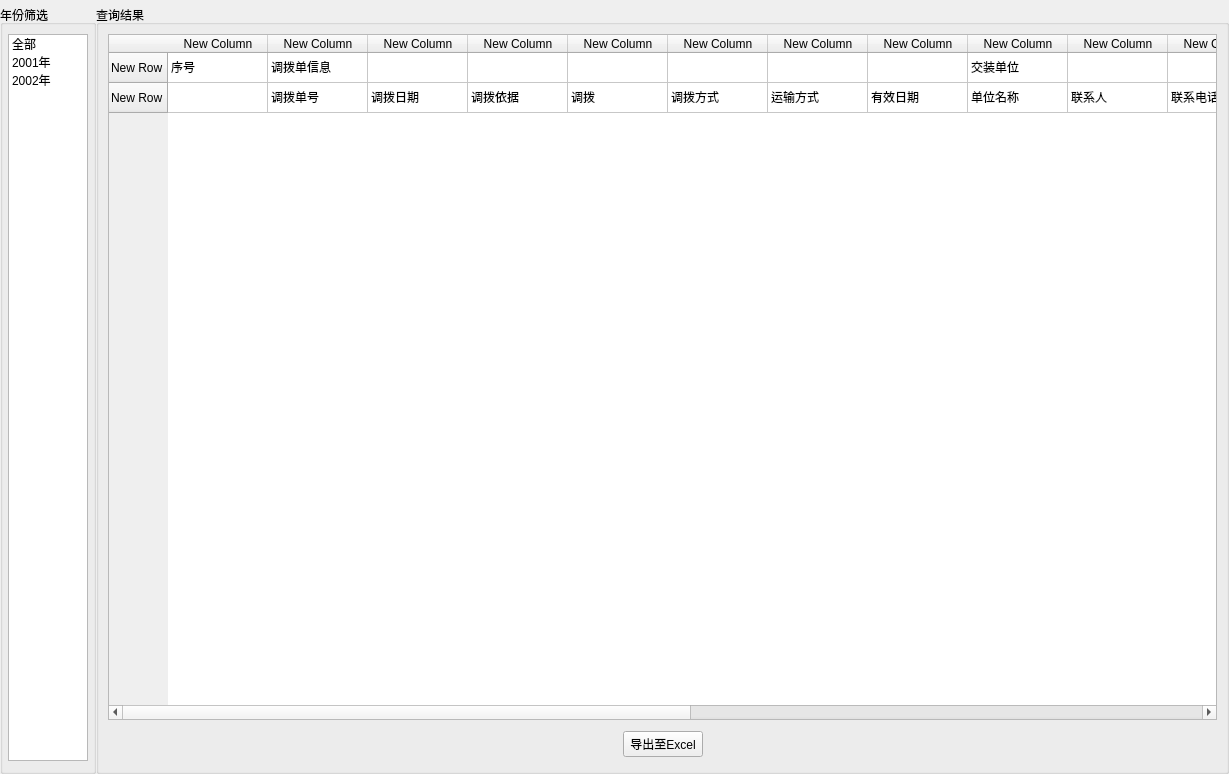
<?xml version="1.0" encoding="UTF-8"?>
<ui version="4.0">
 <class>Form</class>
 <widget class="QWidget" name="Form">
  <property name="geometry">
   <rect>
    <x>0</x>
    <y>0</y>
    <width>1229</width>
    <height>774</height>
   </rect>
  </property>
  <property name="windowTitle">
   <string>Form</string>
  </property>
  <layout class="QHBoxLayout" name="horizontalLayout">
   <property name="spacing">
    <number>0</number>
   </property>
   <property name="leftMargin">
    <number>0</number>
   </property>
   <property name="topMargin">
    <number>5</number>
   </property>
   <property name="rightMargin">
    <number>0</number>
   </property>
   <property name="bottomMargin">
    <number>0</number>
   </property>
   <item>
    <widget class="QWidget" name="widget" native="true">
     <layout class="QGridLayout" name="gridLayout_2">
      <property name="leftMargin">
       <number>0</number>
      </property>
      <property name="topMargin">
       <number>0</number>
      </property>
      <property name="rightMargin">
       <number>0</number>
      </property>
      <property name="bottomMargin">
       <number>0</number>
      </property>
      <property name="spacing">
       <number>0</number>
      </property>
      <item row="0" column="0">
       <widget class="QGroupBox" name="groupBox">
        <property name="maximumSize">
         <size>
          <width>110</width>
          <height>16777215</height>
         </size>
        </property>
        <property name="title">
         <string>年份筛选</string>
        </property>
        <layout class="QVBoxLayout" name="verticalLayout">
         <property name="spacing">
          <number>0</number>
         </property>
         <property name="leftMargin">
          <number>5</number>
         </property>
         <property name="rightMargin">
          <number>5</number>
         </property>
         <property name="bottomMargin">
          <number>10</number>
         </property>
         <item>
          <widget class="QListWidget" name="lw_yearChoose">
           <property name="sizePolicy">
            <sizepolicy hsizetype="Minimum" vsizetype="Expanding">
             <horstretch>0</horstretch>
             <verstretch>0</verstretch>
            </sizepolicy>
           </property>
           <property name="maximumSize">
            <size>
             <width>80</width>
             <height>16777215</height>
            </size>
           </property>
           <item>
            <property name="text">
             <string>全部</string>
            </property>
           </item>
           <item>
            <property name="text">
             <string>2001年</string>
            </property>
           </item>
           <item>
            <property name="text">
             <string>2002年</string>
            </property>
           </item>
          </widget>
         </item>
        </layout>
       </widget>
      </item>
     </layout>
    </widget>
   </item>
   <item>
    <widget class="QGroupBox" name="groupBox_2">
     <property name="title">
      <string>查询结果</string>
     </property>
     <layout class="QVBoxLayout" name="verticalLayout_2">
      <item>
       <widget class="QTableWidget" name="tw_result">
        <property name="layoutDirection">
         <enum>Qt::LeftToRight</enum>
        </property>
        <row>
         <property name="text">
          <string>New Row</string>
         </property>
        </row>
        <row>
         <property name="text">
          <string>New Row</string>
         </property>
        </row>
        <column>
         <property name="text">
          <string>New Column</string>
         </property>
        </column>
        <column>
         <property name="text">
          <string>New Column</string>
         </property>
        </column>
        <column>
         <property name="text">
          <string>New Column</string>
         </property>
        </column>
        <column>
         <property name="text">
          <string>New Column</string>
         </property>
        </column>
        <column>
         <property name="text">
          <string>New Column</string>
         </property>
        </column>
        <column>
         <property name="text">
          <string>New Column</string>
         </property>
        </column>
        <column>
         <property name="text">
          <string>New Column</string>
         </property>
        </column>
        <column>
         <property name="text">
          <string>New Column</string>
         </property>
        </column>
        <column>
         <property name="text">
          <string>New Column</string>
         </property>
        </column>
        <column>
         <property name="text">
          <string>New Column</string>
         </property>
        </column>
        <column>
         <property name="text">
          <string>New Column</string>
         </property>
        </column>
        <column>
         <property name="text">
          <string>New Column</string>
         </property>
        </column>
        <column>
         <property name="text">
          <string>New Column</string>
         </property>
        </column>
        <column>
         <property name="text">
          <string>New Column</string>
         </property>
        </column>
        <column>
         <property name="text">
          <string>New Column</string>
         </property>
        </column>
        <column>
         <property name="text">
          <string>New Column</string>
         </property>
        </column>
        <column>
         <property name="text">
          <string>New Column</string>
         </property>
        </column>
        <column>
         <property name="text">
          <string>New Column</string>
         </property>
        </column>
        <column>
         <property name="text">
          <string>New Column</string>
         </property>
        </column>
        <item row="0" column="0">
         <property name="text">
          <string>序号</string>
         </property>
        </item>
        <item row="0" column="1">
         <property name="text">
          <string>调拨单信息</string>
         </property>
        </item>
        <item row="0" column="2">
         <property name="text">
          <string/>
         </property>
        </item>
        <item row="0" column="8">
         <property name="text">
          <string>交装单位</string>
         </property>
        </item>
        <item row="0" column="9">
         <property name="text">
          <string/>
         </property>
        </item>
        <item row="0" column="11">
         <property name="text">
          <string>接装单位</string>
         </property>
        </item>
        <item row="0" column="12">
         <property name="text">
          <string/>
         </property>
        </item>
        <item row="0" column="14">
         <property name="text">
          <string>装备名称</string>
         </property>
        </item>
        <item row="0" column="15">
         <property name="text">
          <string>计量单位</string>
         </property>
        </item>
        <item row="0" column="16">
         <property name="text">
          <string>应发数</string>
         </property>
        </item>
        <item row="0" column="17">
         <property name="text">
          <string/>
         </property>
        </item>
        <item row="0" column="18">
         <property name="text">
          <string>备注</string>
         </property>
        </item>
        <item row="1" column="1">
         <property name="text">
          <string>调拨单号</string>
         </property>
        </item>
        <item row="1" column="2">
         <property name="text">
          <string>调拨日期</string>
         </property>
        </item>
        <item row="1" column="3">
         <property name="text">
          <string>调拨依据</string>
         </property>
        </item>
        <item row="1" column="4">
         <property name="text">
          <string>调拨</string>
         </property>
        </item>
        <item row="1" column="5">
         <property name="text">
          <string>调拨方式</string>
         </property>
        </item>
        <item row="1" column="6">
         <property name="text">
          <string>运输方式</string>
         </property>
        </item>
        <item row="1" column="7">
         <property name="text">
          <string>有效日期</string>
         </property>
        </item>
        <item row="1" column="8">
         <property name="text">
          <string>单位名称</string>
         </property>
        </item>
        <item row="1" column="9">
         <property name="text">
          <string>联系人</string>
         </property>
        </item>
        <item row="1" column="10">
         <property name="text">
          <string>联系电话</string>
         </property>
        </item>
        <item row="1" column="11">
         <property name="text">
          <string>单位名称</string>
         </property>
        </item>
        <item row="1" column="12">
         <property name="text">
          <string>联系人</string>
         </property>
        </item>
        <item row="1" column="13">
         <property name="text">
          <string>联系电话</string>
         </property>
        </item>
        <item row="1" column="14">
         <property name="text">
          <string/>
         </property>
        </item>
        <item row="1" column="15">
         <property name="text">
          <string/>
         </property>
        </item>
        <item row="1" column="16">
         <property name="text">
          <string>质量</string>
         </property>
        </item>
        <item row="1" column="17">
         <property name="text">
          <string>数量</string>
         </property>
        </item>
        <item row="1" column="18">
         <property name="text">
          <string/>
         </property>
        </item>
       </widget>
      </item>
      <item>
       <layout class="QHBoxLayout" name="horizontalLayout_2">
        <property name="topMargin">
         <number>5</number>
        </property>
        <property name="bottomMargin">
         <number>5</number>
        </property>
        <item>
         <spacer name="horizontalSpacer">
          <property name="orientation">
           <enum>Qt::Horizontal</enum>
          </property>
          <property name="sizeHint" stdset="0">
           <size>
            <width>40</width>
            <height>20</height>
           </size>
          </property>
         </spacer>
        </item>
        <item>
         <spacer name="horizontalSpacer_2">
          <property name="orientation">
           <enum>Qt::Horizontal</enum>
          </property>
          <property name="sizeHint" stdset="0">
           <size>
            <width>40</width>
            <height>20</height>
           </size>
          </property>
         </spacer>
        </item>
        <item>
         <widget class="QPushButton" name="pb_outputToExcel">
          <property name="text">
           <string>导出至Excel</string>
          </property>
         </widget>
        </item>
        <item>
         <spacer name="horizontalSpacer_4">
          <property name="orientation">
           <enum>Qt::Horizontal</enum>
          </property>
          <property name="sizeHint" stdset="0">
           <size>
            <width>40</width>
            <height>20</height>
           </size>
          </property>
         </spacer>
        </item>
        <item>
         <spacer name="horizontalSpacer_3">
          <property name="orientation">
           <enum>Qt::Horizontal</enum>
          </property>
          <property name="sizeHint" stdset="0">
           <size>
            <width>40</width>
            <height>20</height>
           </size>
          </property>
         </spacer>
        </item>
       </layout>
      </item>
     </layout>
    </widget>
   </item>
  </layout>
 </widget>
 <resources/>
 <connections/>
</ui>
